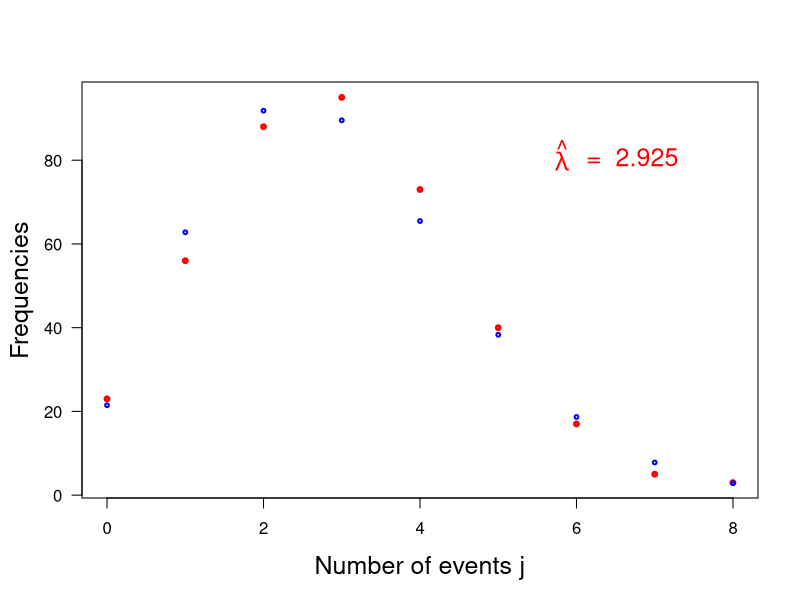

The R source for this figure:
print('file: SolutionPointEstAitkin.R')
# Aitkin dust counter
ja = seq(0,8)                    # number of events
frequencies=c(23,56,88, 95,73,40,17,5,3)   # frequencies
lambdaEst=sum(ja*frequencies)/sum(frequencies) # estimate of mean rate
pPredict=dpois(ja,lambdaEst) # probabilities based on estimated lambda
relfre=frequencies/sum(frequencies) # relative frequencies
fPredict=pPredict*sum(frequencies)  # predicted frequencies
# ---------- plots:
sflag = 1
if (sflag == 1) {
  # png('DustCounterF170720.png',width=16,height=12,units='cm',res=300)
  plot(ja,frequencies,type='p',col='red',xlab='Number of events j',ylab='',
       main='',lwd=3,cex=0.5,las=1,cex.lab=1.5)
  title(ylab='Frequencies',line=2.5,cex.lab=1.5)
  points(ja,fPredict,col='blue',lwd=2,cex=0.5)
  text(5.6,80,pos=4,expression(paste(hat(lambda))),col='red',cex=1.5)
  text(6.0,80,pos=4,paste('= ',as.character(round(lambdaEst,3))),col='red',cex=1.5)
  # dev.off()
}
if (sflag == 2) {
  # png('DustCounterP170720.png',width=16,height=12,units='cm',res=300)
  plot(ja,relfre,type='p',col='red',las=1,cex=0.5,main='',xlab='Number of events j',
       ylab='',lwd=3,cex.lab=1.5)
  title(ylab='Probabilities,relative frequencies',line=2.8,cex.lab=1.5)
  points(ja,pPredict,col='blue',lwd=2,cex=0.5)
  text(5.6,0.2,pos=4,expression(paste(hat(lambda))),col='red',cex=1.5)
  text(6.0,0.2,pos=4,paste('= ',as.character(round(lambdaEst,3))),col='red',cex=1.5)
  # dev.off()
}
# ---------------------------------------------------
# Results: 
TNOC = sum(frequencies)        # total number of cases
TNOD = sum(ja*frequencies)     # total number of deaths
print(c('total number of cases  = ',TNOC))
print(c('total number of deaths = ',TNOD))
print(c('estimate of mean rate  = ',lambdaEst))
print(c('probabilities based on estimated lambda  = ',pPredict))
print(c('probabilities based on estimated lambda  = ',round(pPredict,4)))
print(c('relative frequencies  = ',round(relfre,4)))
print(c('predicted frequencies = ',round(fPredict,4)))